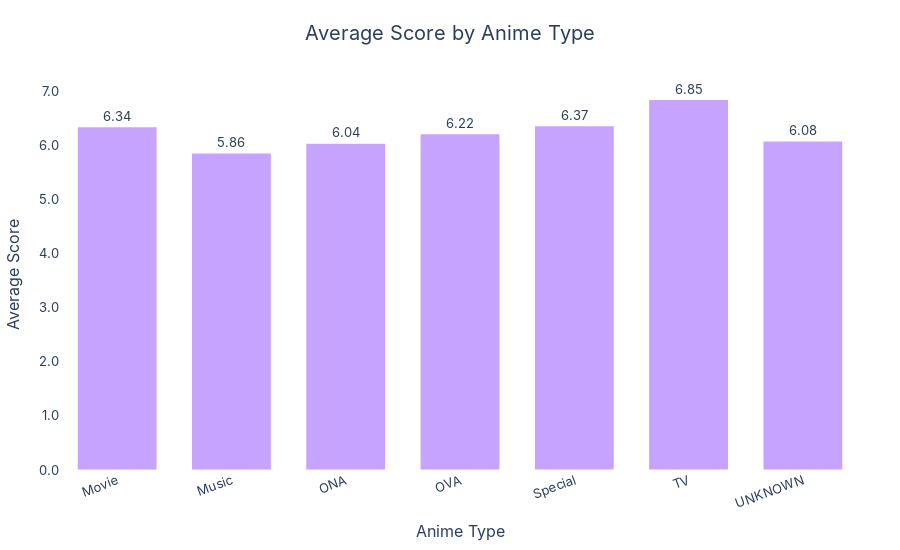

The notebook cell saved with this chart:
### Markdown cell above
**Deep Insight**

- Average score of each Anime Type

### Code cell
import pandas as pd
import plotly.express as px
import plotly.io as pio

pio.templates.default = "plotly_white"

# Convert Score to numeric
df_anime_dataset_2023["Score"] = pd.to_numeric(
    df_anime_dataset_2023["Score"],
    errors="coerce"
)

# Average score by Type
average_score_by_type = (
    df_anime_dataset_2023
    .groupby("Type")["Score"]
    .mean()
    .reset_index()
)
average_score_by_type.columns = ["Type", "Average Score"]

base_color = "#C6A3FF"

fig = px.bar(
    average_score_by_type,
    x="Type",
    y="Average Score",
    title="Average Score by Anime Type",
    labels={"Type": "Anime Type", "Average Score": "Average Score"},
    text="Average Score",
    category_orders={"Type": sorted(average_score_by_type["Type"].unique())}
)

fig.update_traces(
    marker_color=base_color,
    marker_line_color="white",
    marker_line_width=1.2,
    textposition="outside",
    texttemplate="%{text:.2f}",
    hovertemplate="<b>Type:</b> %{x}<br><b>Average Score:</b> %{y:.2f}<extra></extra>"
)

fig.update_xaxes(
    showgrid=False,
    zeroline=False,
    tickangle=-20
)

fig.update_yaxes(
    showgrid=False,
    gridcolor="#EEEEEE",
    zeroline=False,
    tickformat=".1f"
)

fig.update_layout(
    title={"text": "Average Score by Anime Type", "x": 0.5, "xanchor": "center"},
    bargap=0.3,
    height=550,
    font=dict(family="Inter", size=13),
    title_font=dict(size=20),
    margin=dict(t=80, l=60, r=40, b=80),
    hoverlabel=dict(bgcolor="white", bordercolor="#888", font_size=12)
)

fig.show()

### Figure 1 — Plotly figure (JSON) as saved in the notebook; plotly's stock layout.template omitted (floating-point values rounded to 4 significant figures)
{"data": [{"hovertemplate": "<b>Type:</b> %{x}<br><b>Average Score:</b> %{y:.2f}<extra></extra>", "legendgroup": "", "marker": {"color": "#C6A3FF", "line": {"color": "white", "width": 1.2}, "pattern": {"shape": ""}}, "name": "", "orientation": "v", "showlegend": false, "text": [6.344, 5.861, 6.038, 6.218, 6.366, 6.847, 6.08], "textposition": "outside", "texttemplate": "%{text:.2f}", "type": "bar", "x": ["Movie", "Music", "ONA", "OVA", "Special", "TV", "UNKNOWN"], "xaxis": "x", "y": [6.344, 5.861, 6.038, 6.218, 6.366, 6.847, 6.08], "yaxis": "y"}], "layout": {"bargap": 0.3, "barmode": "relative", "font": {"family": "Inter", "size": 13}, "height": 550, "hoverlabel": {"bgcolor": "white", "bordercolor": "#888", "font": {"size": 12}}, "legend": {"tracegroupgap": 0}, "margin": {"b": 80, "l": 60, "r": 40, "t": 80}, "title": {"font": {"size": 20}, "text": "Average Score by Anime Type", "x": 0.5, "xanchor": "center"}, "xaxis": {"anchor": "y", "categoryarray": ["Movie", "Music", "ONA", "OVA", "Special", "TV", "UNKNOWN"], "categoryorder": "array", "domain": [0, 1], "showgrid": false, "tickangle": -20, "title": {"text": "Anime Type"}, "zeroline": false}, "yaxis": {"anchor": "x", "domain": [0, 1], "gridcolor": "#EEEEEE", "showgrid": false, "tickformat": ".1f", "title": {"text": "Average Score"}, "zeroline": false}}}
